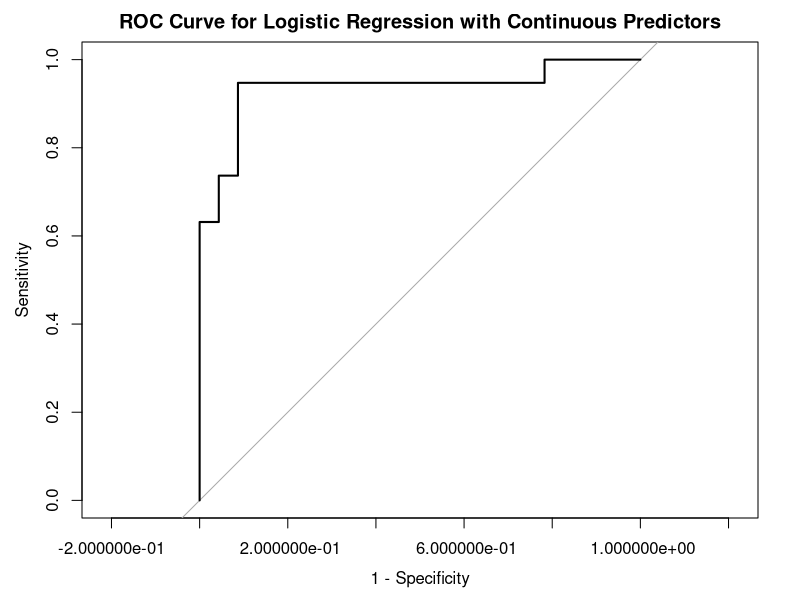
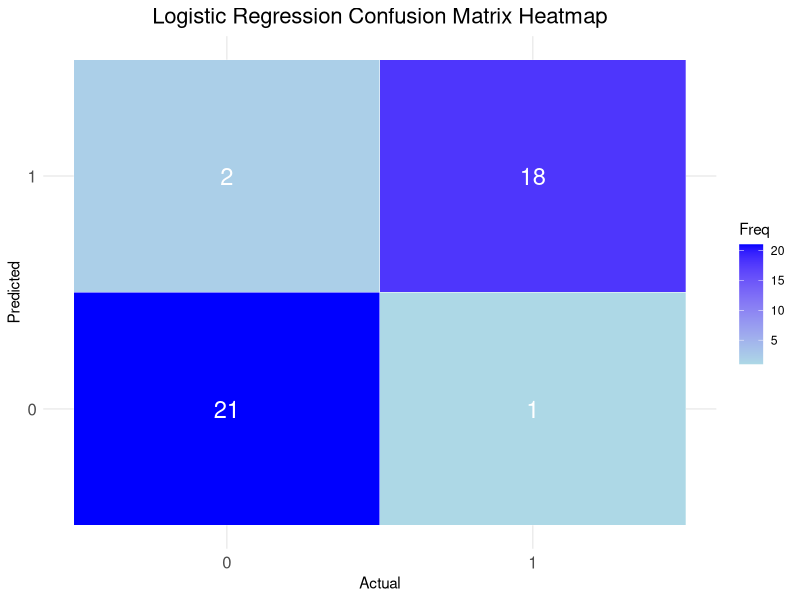
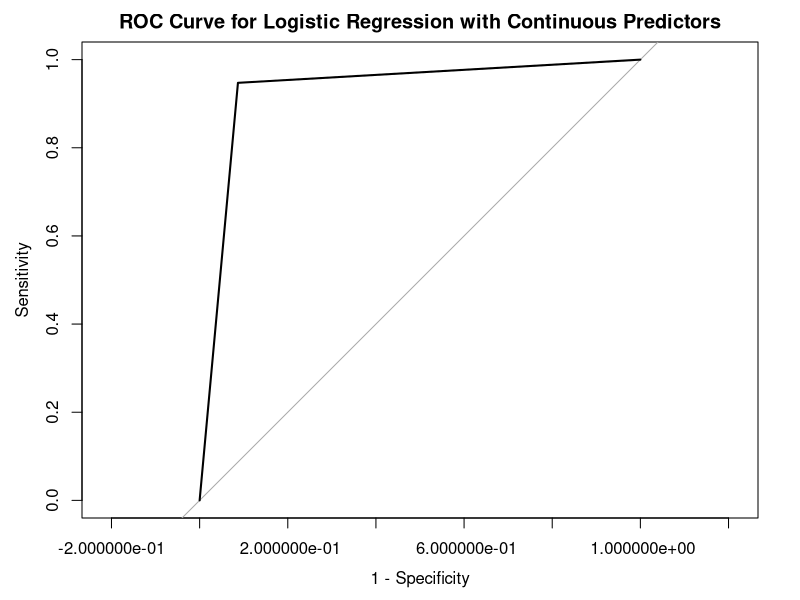
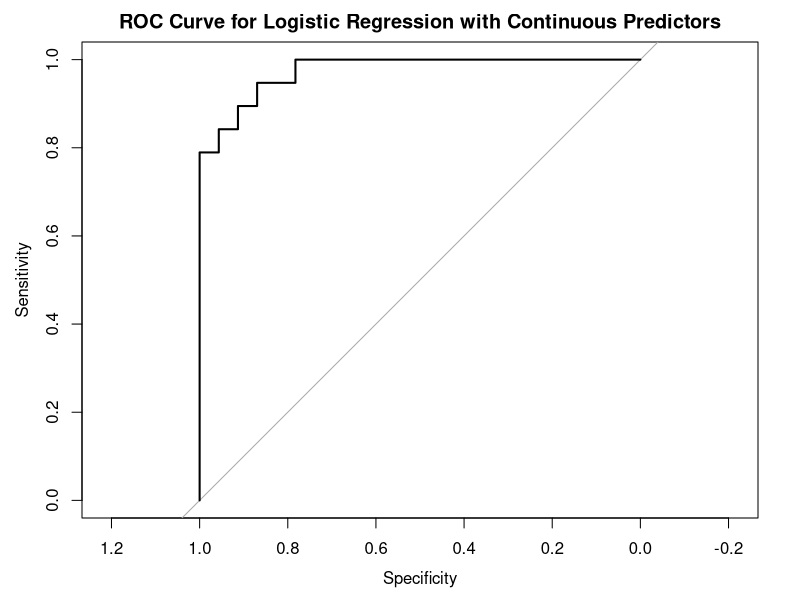

Recreate these plots in R, in order.
## ---- chunk 1
library(cutpointr)
library(caret)
## ---- chunk 2
data <- read.csv("../data/output/roc_cutoff.csv")
head(data)
## ---- chunk 3
library(dplyr)

data <- data %>%
  group_by(id) %>%
  filter(t == max(t)) %>%
  ungroup()

## ---- chunk 4
set.seed(133)


train_index <- createDataPartition(data$d, p = 0.7, list = FALSE)

train_data <- data[train_index, ]
test_data <- data[-train_index, ]

## ---- chunk 5

logistic_model_continuous <- glm(d ~ fpsa + tpsa, data = train_data, family = binomial)
summary(logistic_model_continuous)

## ---- chunk 6

test_data$predicted_prob_continuous <- predict(logistic_model_continuous, newdata = test_data,type = "response")

## ---- chunk 7
library(pROC)

# Calculate and plot ROC curve
roc_curve_continuous <- roc(test_data$d, test_data$predicted_prob_continuous)
plot(roc_curve_continuous, main = "ROC Curve for Logistic Regression with Continuous Predictors",legacy.axes = TRUE)
auc_value_continuous <- auc(roc_curve_continuous)
print(paste("AUC:", auc_value_continuous))
## ---- chunk 8
## Find optimal cutoff with youden Index 0.43
youden_index <- roc_curve_continuous$sensitivities + roc_curve_continuous$specificities - 1
optimal_cutoff <- roc_curve_continuous$thresholds[which.max(youden_index)]
cat("Optimal Cutoff for the Model: ", optimal_cutoff, "\n")
## ---- chunk 9

test_data$predicted_class_continuous <- ifelse(test_data$predicted_prob_continuous >= 0.4379, 1, 0)
## ---- chunk 10
table(Predicted = test_data$predicted_class_continuous, Actual = test_data$d)
accuracy_continuous <- mean(test_data$predicted_class_continuous == test_data$d)
print(paste("Accuracy:", accuracy_continuous))
## ---- chunk 11
# Confusion matrix
conf_matrix <- confusionMatrix(as.factor(test_data$predicted_class_continuous), as.factor(test_data$d))

sensitivity_value <- conf_matrix$byClass["Sensitivity"]
specificity_value <- conf_matrix$byClass["Specificity"]

print(paste("Sensitivity:", sensitivity_value))
print(paste("Specificity:", specificity_value))
## ---- chunk 12
library(ggplot2)

# Create confusion matrix as a table
confusion_table <- table(Predicted = test_data$predicted_class_continuous, Actual = test_data$d)

# Convert the table to a data frame for ggplot2
confusion_df <- as.data.frame(confusion_table)

ggplot(confusion_df, aes(x = Actual, y = Predicted)) +
  geom_tile(aes(fill = Freq), color = "white") +        
  scale_fill_gradient(low = "lightblue", high = "blue") +  
  geom_text(aes(label = Freq), color = "white", size = 6) +
  labs(title = "Logistic Regression Confusion Matrix Heatmap", x = "Actual", y = "Predicted") +
  theme_minimal() +                                   
  theme(axis.text = element_text(size = 12),      
        plot.title = element_text(hjust = 0.5, size = 16)) 

## ---- chunk 13
roc_curve_continuous3 <- roc(test_data$d, test_data$predicted_class_continuous)
plot(roc_curve_continuous3, main = "ROC Curve for Logistic Regression with Continuous Predictors",legacy.axes = TRUE)
auc_value_continuous3 <- auc(roc_curve_continuous3)
print(paste("AUC:", auc_value_continuous3))
## ---- chunk 14
# Fit logistic regression model with train data
logistic_model_continuous2 <- glm(d ~ fpsa + tpsa +age, data = train_data, family = binomial)
summary(logistic_model_continuous2)

## ---- chunk 15
# Predict probabilities on the original data
test_data$predicted_prob_continuous2 <- predict(logistic_model_continuous2, newdata = test_data,type = "response")

# Convert probabilities to binary predictions with a 0.5 threshold
test_data$predicted_class_continuous2 <- ifelse(test_data$predicted_prob_continuous2 >= 0.45508, 1, 0)

## ---- chunk 16
table(Predicted = test_data$predicted_class_continuous2, Actual = test_data$d)
accuracy_continuous2 <- mean(test_data$predicted_class_continuous2 == test_data$d)
print(paste("Accuracy:", accuracy_continuous2))
## ---- chunk 17
library(pROC)

# Calculate and plot ROC curve
roc_curve_continuous2 <- roc(test_data$d, test_data$predicted_prob_continuous2)
plot(roc_curve_continuous2, main = "ROC Curve for Logistic Regression with Continuous Predictors")
auc_value_continuous2 <- auc(roc_curve_continuous2)
print(paste("AUC:", auc_value_continuous2))
## ---- chunk 18
youden_index2 <- roc_curve_continuous2$sensitivities + roc_curve_continuous2$specificities - 1
optimal_cutoff2 <- roc_curve_continuous2$thresholds[which.max(youden_index2)]
cat("Optimal Cutoff for the Model: ", optimal_cutoff2, "\n")
